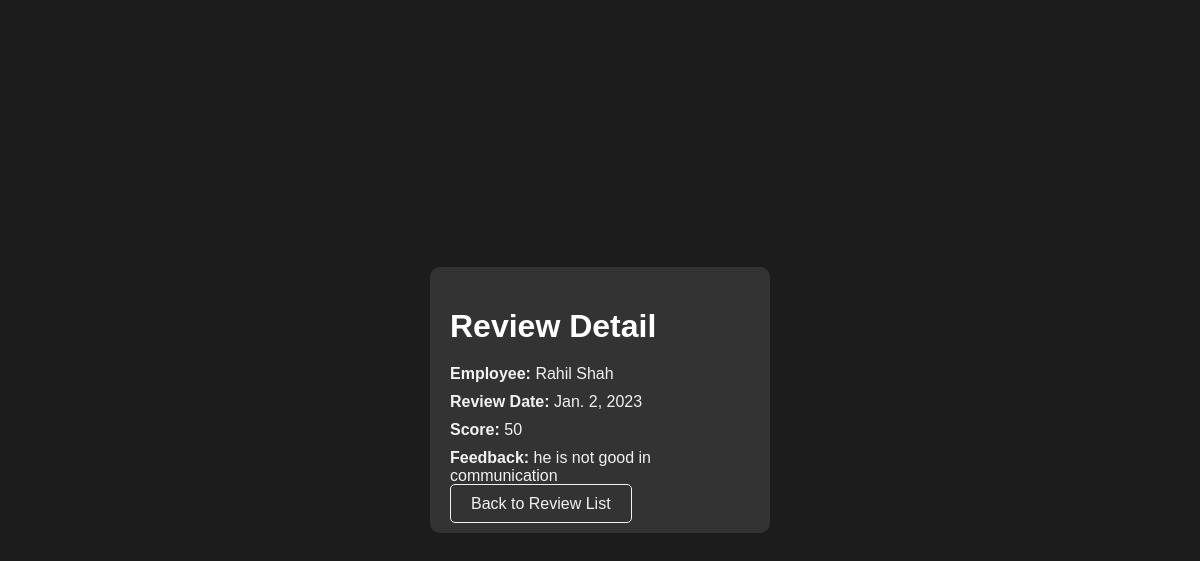
The app's page /employees/reviews/2/ with its own data.
### employees/models.py (models this page shows, shortened)
class PerformanceReview(models.Model):
    employee = models.ForeignKey(Employee, on_delete=models.CASCADE)
    review_date = models.DateField()
    score = models.IntegerField(validators=[MinValueValidator(0), MaxValueValidator(100)])
    feedback = models.TextField()

class Employee(models.Model):
    user = models.OneToOneField(User, on_delete=models.CASCADE)
    department = models.ForeignKey(Department, on_delete=models.SET_NULL, null=True)
    position = models.CharField(max_length=100)
    hire_date = models.DateField()
    salary = models.DecimalField(max_digits=10, decimal_places=2)
    profile_picture = models.ImageField(upload_to='profile_pictures/', null=True, blank=True)
    bio = models.TextField(null=True, blank=True)

### employees/views.py (the view)
# urls.py: path('reviews/<int:pk>/', views.review_detail, name='review_detail'),
def review_detail(request, pk):
    review = PerformanceReview.objects.get(pk=pk)
    return render(request, 'employees/review_detail.html', {'review': review})

### employees/templates/employees/review_detail.html (shortened to what this page needs)
<!DOCTYPE html>
<html>
<head>
</head>
<body>
    <div class="container">
        <h1>Review Detail</h1>
        <p><strong>Employee:</strong> {{ review.employee.user.first_name }} {{ review.employee.user.last_name }}</p>
        <p><strong>Review Date:</strong> {{ review.review_date }}</p>
        <p><strong>Score:</strong> {{ review.score }}</p>
        <p><strong>Feedback:</strong> {{ review.feedback }}</p>
        <a href="{% url 'review_list' %}">Back to Review List</a>
    </div>
</body>
</html>

### employees/templates/employees/review_detail.html (style rules this page uses)
body { font-family: Arial, sans-serif; background-color: #1c1c1c; color: #f2f2f2; margin: 0; padding: 0; display: flex; flex-direction: column; align-items: center; justify-content: center; min-height: 100vh; text-align: center; }
h1 { margin-bottom: 20px; color: #ffffff; }
p { margin: 10px 0; }
a { color: #f2f2f2; text-decoration: none; padding: 10px 20px; border: 1px solid #f2f2f2; border-radius: 5px; transition: background-color 0.3s, color 0.3s; }
.container { background-color: #333; padding: 20px; border-radius: 10px; width: 300px; text-align: left; }

### records on screen
PerformanceReview: employee.user.first_name "Rahil", employee.user.last_name "Shah", review_date "Jan. 2, 2023", score "50", feedback "he is not good in communication"
